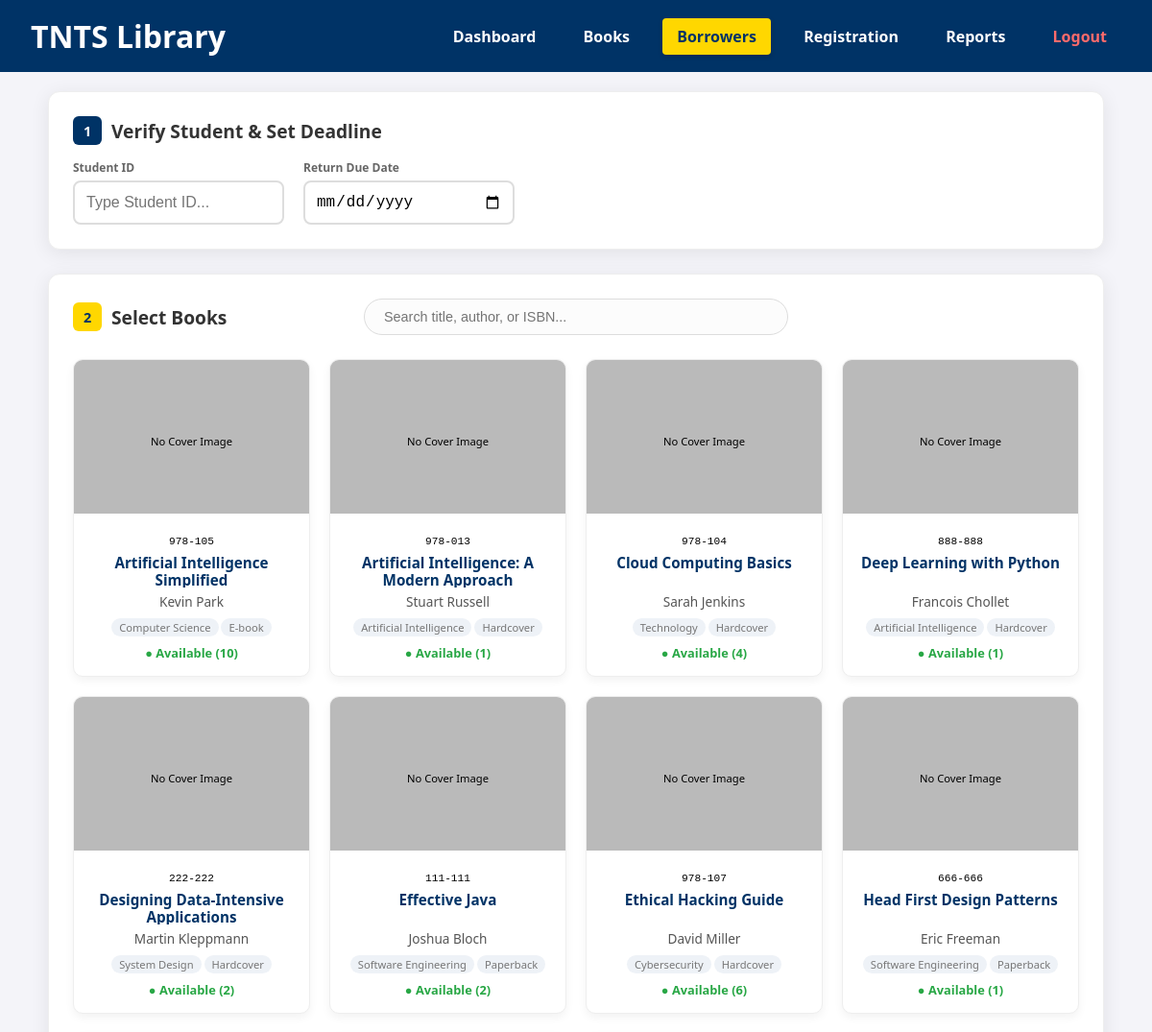
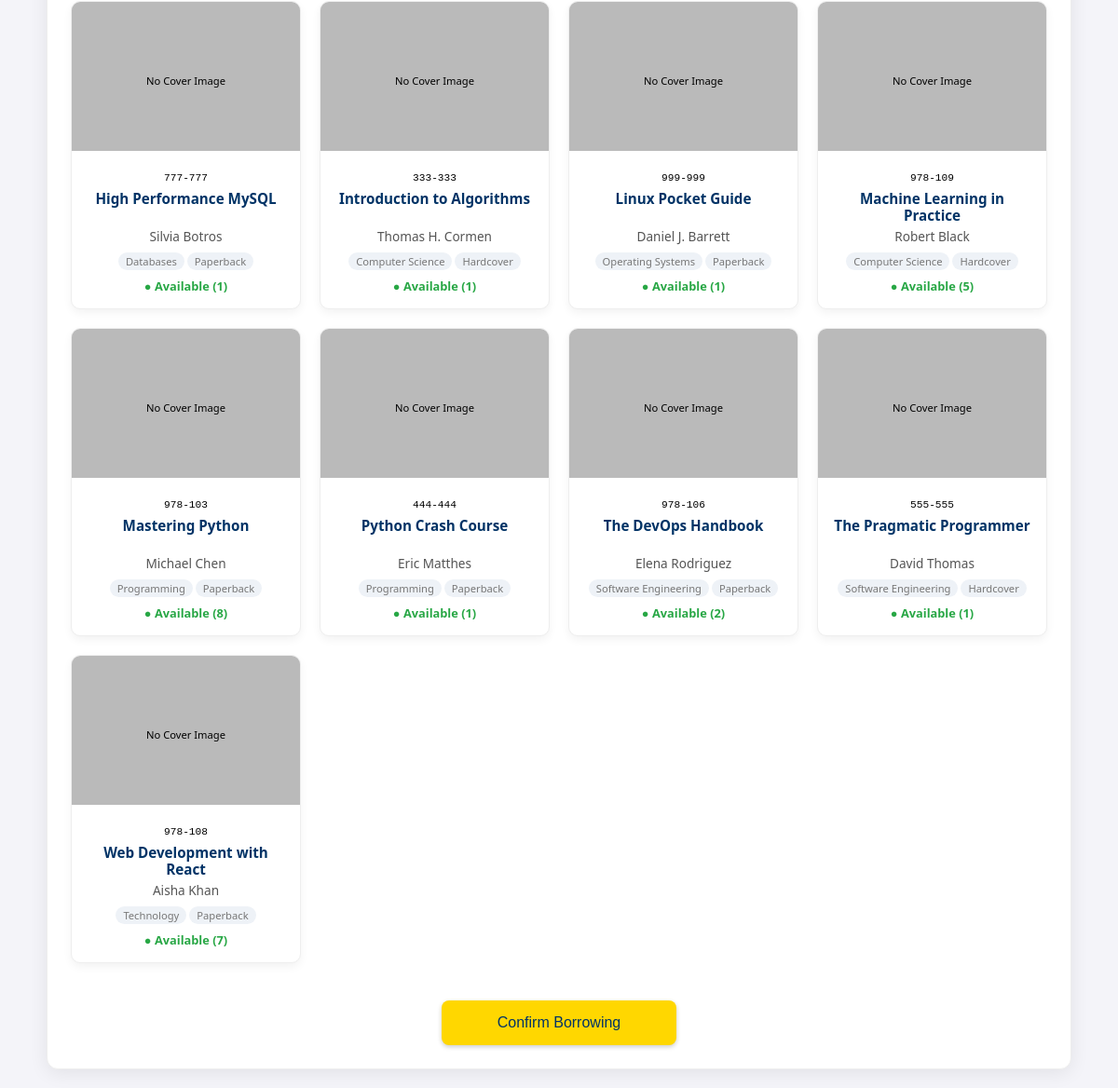
The page /borrow_book.php (signed in) on the database its author committed (2 pictures, top to bottom).
### tables this page shows
CREATE TABLE `books` (
  `id` int(11) NOT NULL,
  `isbn` varchar(20) NOT NULL,
  `title` varchar(255) NOT NULL,
  `author` varchar(255) NOT NULL,
  `publisher` varchar(100) DEFAULT NULL,
  `pub_year` int(11) DEFAULT NULL,
  `genre` varchar(50) DEFAULT NULL,
  `stocks` int(11) DEFAULT 1,
  `location` varchar(50) DEFAULT NULL,
  `format` varchar(50) DEFAULT NULL,
  `status` varchar(50) DEFAULT 'Available'
);

### borrow_book.php (the view, shortened to what this page needs)
<?php
require_once "config.php";
include_once "header.php";
$books_res = $mysqli->query("SELECT * FROM books ORDER BY title ASC");
?>
<div class="main-container" style="max-width: 1100px; margin: 20px auto; padding: 0 20px;">
    <form action="process_borrow.php" method="POST" id="borrowForm">
        <div style="background: white; border-radius: 12px; padding: 25px; box-shadow: 0 4px 20px rgba(0,0,0,0.08); margin-bottom: 25px; border: 1px solid #eee;">
            <div style="display: flex; align-items: center; margin-bottom: 15px;">
                <div style="width: 30px; height: 30px; background: var(--primary-blue); color: white; display: flex; align-items: center; justify-content: center; border-radius: 6px; font-weight: bold; margin-right: 10px; font-size: 0.9rem;">1</div>
                <h3 style="margin: 0; color: #333; font-size: 1.2rem;">Verify Student & Set Deadline</h3>
            </div>
            <div style="display: flex; gap: 20px; align-items: stretch;">
                <div style="width: 220px;">
                    <label style="font-size: 0.75rem; color: #666; font-weight: bold; display: block; margin-bottom: 5px;">Student ID</label>
                    <input type="number" id="sid_input" name="student_id" placeholder="Type Student ID..." required
                           style="width: 100%; padding: 12px; border: 2px solid #ddd; border-radius: 8px; font-size: 1rem; outline: none; box-sizing: border-box;">
                </div>
                <div style="width: 220px;">
                    <label style="font-size: 0.75rem; color: #666; font-weight: bold; display: block; margin-bottom: 5px;">Return Due Date</label>
                    <input type="date" name="due_date" required
                           min="<?php echo date('Y-m-d'); ?>"
                           style="width: 100%; padding: 11px; border: 2px solid #ddd; border-radius: 8px; font-size: 1rem; outline: none; box-sizing: border-box;">
                </div>
            </div>
        </div>
        <div style="background: white; border-radius: 12px; padding: 25px; box-shadow: 0 4px 20px rgba(0,0,0,0.08); border: 1px solid #eee;">
            <div style="display: flex; align-items: center; margin-bottom: 25px;">
                <div style="flex: 1; display: flex; align-items: center;">
                    <div style="width: 30px; height: 30px; background: var(--accent-gold); color: var(--primary-blue); display: flex; align-items: center; justify-content: center; border-radius: 6px; font-weight: bold; margin-right: 10px; font-size: 0.9rem;">2</div>
                    <h3 style="margin: 0; color: #333; font-size: 1.2rem; white-space: nowrap;">Select Books</h3>
                </div>
                <div style="flex: 2; display: flex; justify-content: center;">
                    <input type="text" id="book_search" onkeyup="filterBooks()" placeholder="Search title, author, or ISBN..."
                           style="width: 100%; max-width: 400px; padding: 10px 20px; border-radius: 25px; background: #fcfcfc; font-size: 0.9rem; outline: none; border: 1px solid #ddd;">
                </div>
            </div>
            <div id="booksGrid" style="display: grid; grid-template-columns: repeat(4, 1fr); gap: 20px;">
                <?php while($row = $books_res->fetch_assoc()):
                    $is_out = ($row['stocks'] <= 0);
                    $status_color = (!$is_out) ? '#28a745' : '#dc3545';
                    $status_text = (!$is_out) ? 'Available ('.$row['stocks'].')' : 'Out of Stock';
                ?>
                    <div class="book-select-card <?php echo $is_out ? 'out' : ''; ?>"
                         onclick="toggleBook(this, <?php echo $row['id']; ?>)"
                         data-title="<?php echo strtolower($row['title'] . ' ' . $row['author'] . ' ' . $row['isbn']); ?>"
                         style="background: white; border-radius: 10px; overflow: hidden; box-shadow: 0 4px 10px rgba(0,0,0,0.05); border: 1px solid #eee; display: flex; flex-direction: column; transition: 0.3s; cursor: pointer; position: relative;">
                        <div style="background: #bababa; height: 160px; display: flex; align-items: center; justify-content: center; position: relative;">
                            <div style="text-align: center; color: black;">
                                <span style="font-size: 0.7rem;">No Cover Image</span>
                            </div>
                        </div>
                        <div style="padding: 15px; flex-grow: 1; text-align: center;">
                            <span style="font-family: monospace; font-size: 0.7rem; color: black;"><?php echo htmlspecialchars($row['isbn']); ?></span>
                            <h4 style="margin: 5px 0; color: var(--primary-blue); font-size: 0.95rem; line-height: 1.2; height: 35px; overflow: hidden;">
                                <?php echo htmlspecialchars($row['title']); ?>
                            </h4>
                            <p style="margin: 0; font-size: 0.85rem; color: #555; font-weight: 500;">
                                <?php echo htmlspecialchars($row['author']); ?>
                            </p>
                            <div style="margin: 10px 0; font-size: 0.7rem; color: #777;">
                                <span style="background: #eef2f7; padding: 2px 8px; border-radius: 10px;"><?php echo htmlspecialchars($row['genre']); ?></span>
                                <span style="background: #eef2f7; padding: 2px 8px; border-radius: 10px;"><?php echo htmlspecialchars($row['format']); ?></span>
                            </div>
                            <div style="font-size: 0.8rem; font-weight: bold; color: <?php echo $status_color; ?>;">
                                ● <?php echo $status_text; ?>
                            </div>
                        </div>
                    </div>
                <?php endwhile; ?>
            </div>
            <div style="margin-top: 40px; text-align: center;">
                <button type="submit" class="btn-home" style="padding: 15px 60px; font-size: 1rem; border-radius: 8px; border: none; cursor: pointer; transition: 0.3s;">
                    Confirm Borrowing
                </button>
            </div>
        </div>
    </form>
</div>

### header.php (style rules this page uses)
:root { --primary-blue: #003366; --accent-gold: #FFD700; --light-gray: #f4f4f9; }
body { font-family: 'Segoe UI', sans-serif; margin: 0; background-color: var(--light-gray); }
.btn-home { background-color: var(--accent-gold) !important; color: var(--primary-blue) !important; box-shadow: 0 2px 5px rgba(0, 0, 0, 0.2); }
.btn-home { background-color: var(--accent-gold); color: var(--primary-blue) !important; }

### rows shown on the page
books: isbn "978-105", title "Artificial Intelligence Simplified", author "Kevin Park", genre "Computer Science", format "E-book", stocks "Available (10)"
books: isbn "978-013", title "Artificial Intelligence: A Modern Approach", author "Stuart Russell", genre "Artificial Intelligence", format "Hardcover", stocks "Available (1)"
books: isbn "978-104", title "Cloud Computing Basics", author "Sarah Jenkins", genre "Technology", format "Hardcover", stocks "Available (4)"
books: isbn "888-888", title "Deep Learning with Python", author "Francois Chollet", genre "Artificial Intelligence", format "Hardcover", stocks "Available (1)"
books: isbn "222-222", title "Designing Data-Intensive Applications", author "Martin Kleppmann", genre "System Design", format "Hardcover", stocks "Available (2)"
books: isbn "111-111", title "Effective Java", author "Joshua Bloch", genre "Software Engineering", format "Paperback", stocks "Available (2)"
books: isbn "978-107", title "Ethical Hacking Guide", author "David Miller", genre "Cybersecurity", format "Hardcover", stocks "Available (6)"
books: isbn "666-666", title "Head First Design Patterns", author "Eric Freeman", genre "Software Engineering", format "Paperback", stocks "Available (1)"
books: isbn "777-777", title "High Performance MySQL", author "Silvia Botros", genre "Databases", format "Paperback", stocks "Available (1)"
books: isbn "333-333", title "Introduction to Algorithms", author "Thomas H. Cormen", genre "Computer Science", format "Hardcover", stocks "Available (1)"
books: isbn "999-999", title "Linux Pocket Guide", author "Daniel J. Barrett", genre "Operating Systems", format "Paperback", stocks "Available (1)"
books: isbn "978-109", title "Machine Learning in Practice", author "Robert Black", genre "Computer Science", format "Hardcover", stocks "Available (5)"
books: isbn "978-103", title "Mastering Python", author "Michael Chen", genre "Programming", format "Paperback", stocks "Available (8)"
books: isbn "444-444", title "Python Crash Course", author "Eric Matthes", genre "Programming", format "Paperback", stocks "Available (1)"
books: isbn "978-106", title "The DevOps Handbook", author "Elena Rodriguez", genre "Software Engineering", format "Paperback", stocks "Available (2)"
books: isbn "555-555", title "The Pragmatic Programmer", author "David Thomas", genre "Software Engineering", format "Hardcover", stocks "Available (1)"
books: isbn "978-108", title "Web Development with React", author "Aisha Khan", genre "Technology", format "Paperback", stocks "Available (7)"
